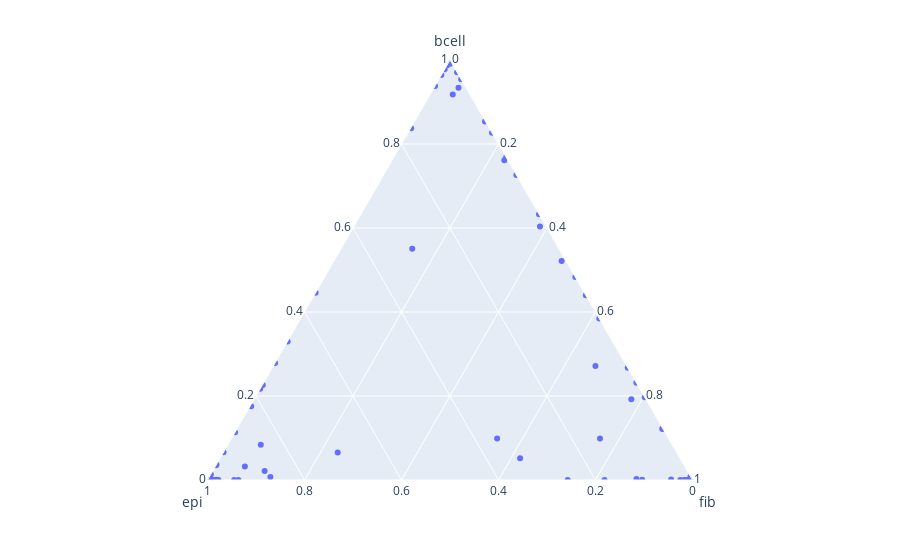

Notebook cell for this chart:
### Code cell
px.scatter_ternary(scenarios_y[2], a="bcell", b="epi", c="fib").show()
